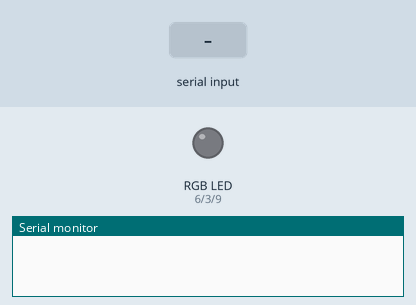
Simulated run of this sketch. Board: Arduino Uno, built with avr-gcc and run on an emulated ATmega328P. Shown: an RGB LED mixed from three pins (HIGH = lit), the last lines printed to the serial monitor. The inputs (shaded band) are chosen by the test bench. Dim RGB values are drawn brighter than linear.

Above: at 1.2 s.
1.3 s: "90,45,200\n" received over Serial
At 1.8 s:
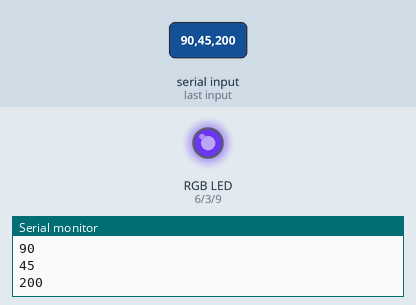
2.8 s: "30,150,10\n" received over Serial
At 4.0 s:
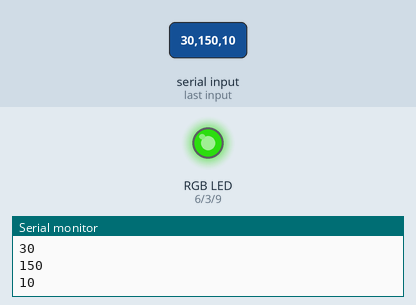
4.3 s: "1,90\n" received over Serial
At 5.1 s:
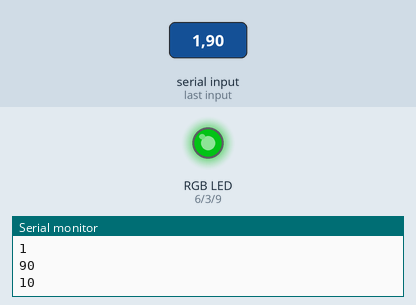
5.8 s: "90,45\n" received over Serial
At 6.2 s:
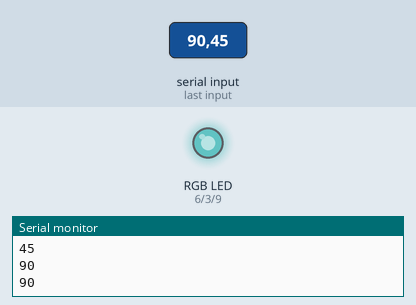
7.3 s: "2\n" received over Serial
At 8.4 s:
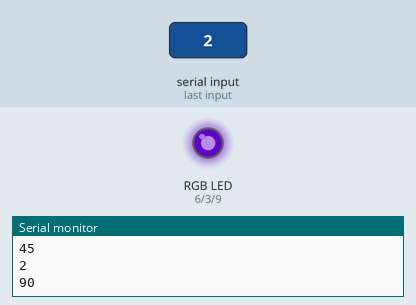
8.8 s: "5\n" received over Serial
At 9.6 s:
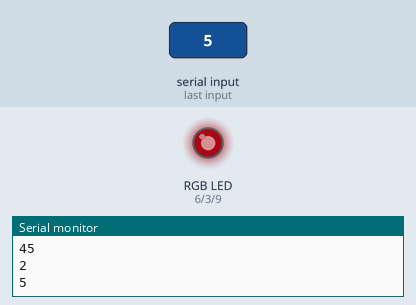
Timing chart, 0 to 11.3 s (numbered marks = the images above; inputs shaded):
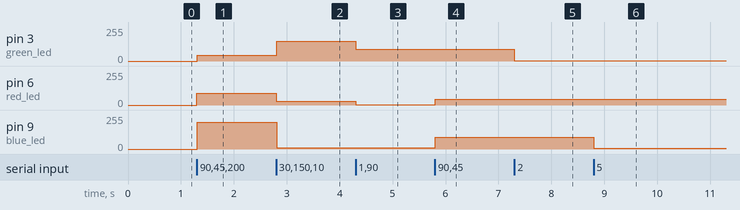

Measured:
- after the input at 1.3 s, pin 3 (green_led): 0/255 → 45/255 at once; pin 6 (red_led): 0/255 → 90/255 at once; pin 9 (blue_led): 0/255 → 200/255 at once
- after the input at 2.8 s, pin 3 (green_led): 45/255 → 150/255 at once; pin 6 (red_led): 90/255 → 30/255 at once; pin 9 (blue_led): 200/255 → 10/255 at once
- after the input at 4.3 s, pin 3 (green_led): 150/255 → 90/255 at once; pin 6 (red_led): 30/255 → 1/255 at once
- after the input at 5.8 s, pin 6 (red_led): 1/255 → 45/255 at once; pin 9 (blue_led): 10/255 → 90/255 at once
- after the input at 7.3 s, pin 3 (green_led): 90/255 → 2/255 at once
- after the input at 8.8 s, pin 9 (blue_led): 90/255 → 5/255 at once

The sketch:

IOT_usercontrolRGB.ino
```cpp
const int blue_led = 9;
const int green_led = 3;
const int red_led = 6;
unsigned char red_outputValue;
unsigned char green_outputValue;
unsigned char blue_outputValue;
int estado = 0;

void setup() {
  Serial.begin(9600);
}

void loop() {

  if(Serial.available() >= 3){
    if(estado == 0){
      red_outputValue = Serial.parseInt();
      analogWrite(red_led, red_outputValue);
      estado = 1;
    }
    else if (estado == 1){
      green_outputValue = Serial.parseInt();
      analogWrite(green_led, green_outputValue);
      estado = 2;
    }
    else if (estado == 2){
      blue_outputValue = Serial.parseInt();
      analogWrite(blue_led, blue_outputValue);
      estado = 0;
    }


    Serial.println(red_outputValue);
    Serial.println(green_outputValue);
    Serial.println(blue_outputValue);
  }
}
```
